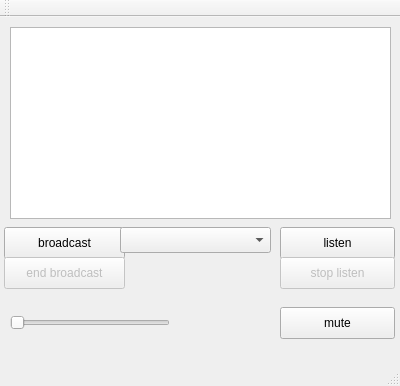
<?xml version="1.0" encoding="UTF-8"?>
<ui version="4.0">
 <class>MainWindow</class>
 <widget class="QMainWindow" name="MainWindow">
  <property name="geometry">
   <rect>
    <x>0</x>
    <y>0</y>
    <width>400</width>
    <height>386</height>
   </rect>
  </property>
  <property name="windowTitle">
   <string>MainWindow</string>
  </property>
  <widget class="QWidget" name="centralWidget">
   <widget class="QListView" name="listView">
    <property name="geometry">
     <rect>
      <x>10</x>
      <y>10</y>
      <width>381</width>
      <height>192</height>
     </rect>
    </property>
   </widget>
   <widget class="QPushButton" name="broadcastButton">
    <property name="geometry">
     <rect>
      <x>4</x>
      <y>210</y>
      <width>121</width>
      <height>32</height>
     </rect>
    </property>
    <property name="text">
     <string>broadcast</string>
    </property>
   </widget>
   <widget class="QPushButton" name="listenButton">
    <property name="geometry">
     <rect>
      <x>280</x>
      <y>210</y>
      <width>115</width>
      <height>32</height>
     </rect>
    </property>
    <property name="text">
     <string>listen</string>
    </property>
   </widget>
   <widget class="QPushButton" name="muteButton">
    <property name="geometry">
     <rect>
      <x>280</x>
      <y>290</y>
      <width>115</width>
      <height>32</height>
     </rect>
    </property>
    <property name="text">
     <string>mute</string>
    </property>
   </widget>
   <widget class="QSlider" name="volumeControl">
    <property name="geometry">
     <rect>
      <x>10</x>
      <y>290</y>
      <width>160</width>
      <height>31</height>
     </rect>
    </property>
    <property name="orientation">
     <enum>Qt::Horizontal</enum>
    </property>
   </widget>
   <widget class="QComboBox" name="deviceComboBox">
    <property name="geometry">
     <rect>
      <x>120</x>
      <y>210</y>
      <width>151</width>
      <height>26</height>
     </rect>
    </property>
   </widget>
   <widget class="QPushButton" name="stopListenButton">
    <property name="enabled">
     <bool>false</bool>
    </property>
    <property name="geometry">
     <rect>
      <x>280</x>
      <y>240</y>
      <width>115</width>
      <height>32</height>
     </rect>
    </property>
    <property name="text">
     <string>stop listen</string>
    </property>
    <property name="checkable">
     <bool>false</bool>
    </property>
    <property name="flat">
     <bool>false</bool>
    </property>
   </widget>
   <widget class="QPushButton" name="endBroadcastButton">
    <property name="enabled">
     <bool>false</bool>
    </property>
    <property name="geometry">
     <rect>
      <x>4</x>
      <y>240</y>
      <width>121</width>
      <height>32</height>
     </rect>
    </property>
    <property name="text">
     <string>end broadcast</string>
    </property>
   </widget>
  </widget>
  <widget class="QMenuBar" name="menuBar">
   <property name="geometry">
    <rect>
     <x>0</x>
     <y>0</y>
     <width>400</width>
     <height>22</height>
    </rect>
   </property>
  </widget>
  <widget class="QToolBar" name="mainToolBar">
   <attribute name="toolBarArea">
    <enum>TopToolBarArea</enum>
   </attribute>
   <attribute name="toolBarBreak">
    <bool>false</bool>
   </attribute>
  </widget>
  <widget class="QStatusBar" name="statusBar"/>
 </widget>
 <layoutdefault spacing="6" margin="11"/>
 <resources/>
 <connections/>
</ui>
